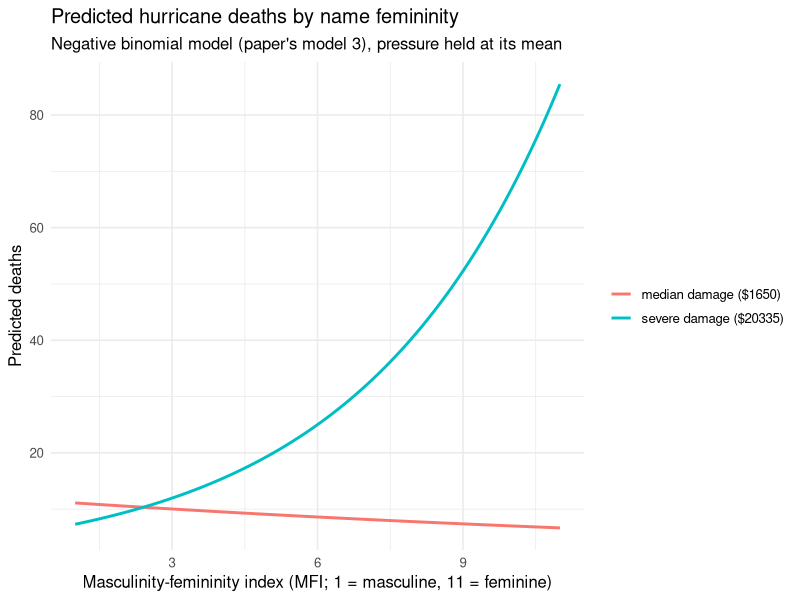
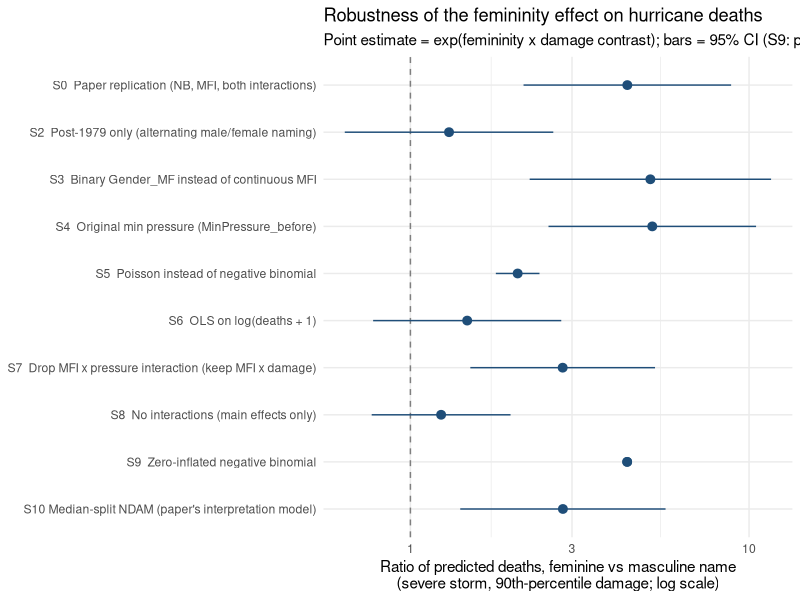

These figures' R source, in order:
#!/usr/bin/env Rscript
# Reproduce and stress-test Jung et al. (2014), "Female hurricanes are deadlier
# than male hurricanes", PNAS 111(24):8782-8787, doi:10.1073/pnas.1402786111.
#
# Run from a clean start:  Rscript reproduce_hurricanes.R
# All numbers reported in report.md are produced by this script.

suppressPackageStartupMessages({
  library(MASS)
  library(pscl)
  library(ggplot2)
})

set.seed(1)
OUT <- "output"
dir.create(OUT, showWarnings = FALSE)

d <- read.csv("hurricanes.csv", stringsAsFactors = FALSE)
NDAM_HI <- as.numeric(quantile(d$NDAM, 0.90))  # "severe storm" reference damage
P_MEAN    <- mean(d$Minpressure_Updated_2014)

## ------------------------------------------------------------------ ##
## 0. Descriptives                                                     ##
## ------------------------------------------------------------------ ##
cat("== Descriptives ==\n")
cat(sprintf("n hurricanes               : %d\n", nrow(d)))
cat(sprintf("mean deaths                : %.3f\n", mean(d$alldeaths)))
cat(sprintf("variance deaths            : %.3f\n", var(d$alldeaths)))
cat(sprintf("mean min pressure (updated): %.2f\n", P_MEAN))
cat("correlations with alldeaths:\n")
for (v in c("NDAM", "Minpressure_Updated_2014", "Category", "MasFem", "Gender_MF")) {
  cat(sprintf("  %-26s r = % .3f\n", v, cor(d$alldeaths, d[[v]])))
}
cat("correlation NDAM vs pressure:",
    round(cor(d$NDAM, d$Minpressure_Updated_2014), 3), "\n")

## ------------------------------------------------------------------ ##
## 1. Main models (paper's models 3 and 4)                             ##
## ------------------------------------------------------------------ ##
m3 <- glm.nb(alldeaths ~ MasFem + Minpressure_Updated_2014 + NDAM +
               MasFem:Minpressure_Updated_2014 + MasFem:NDAM, data = d)
m4 <- glm.nb(alldeaths ~ ZMasFem + ZMinPressure_A + ZNDAM +
               ZMasFem:ZMinPressure_A + ZMasFem:ZNDAM, data = d)

pearson_ratio <- function(m) sum(residuals(m, type = "pearson")^2) / m$df.residual
cat("\n== Model 3 (raw, negative binomial) ==\n")
print(round(summary(m3)$coefficients, 6))
cat(sprintf("Pearson chi2/df = %.3f ; LR chi2 = %.2f\n",
            pearson_ratio(m3), m3$null.deviance - m3$deviance))
cat("\n== Model 4 (standardised, negative binomial) ==\n")
print(round(summary(m4)$coefficients, 4))
cat(sprintf("Pearson chi2/df = %.3f\n", pearson_ratio(m4)))

## ------------------------------------------------------------------ ##
## 2. Predicted deaths (paper's interaction-interpretation model)      ##
##    The paper factorises NDAM into "high" and "low" but never states
##    the split rule; we use a median split.                           ##
## ------------------------------------------------------------------ ##
d$Dcat <- as.numeric(d$NDAM > median(d$NDAM))   # 1 = high damage, 0 = low
mcat <- glm.nb(alldeaths ~ Minpressure_Updated_2014 + Dcat + MasFem +
                 MasFem:Minpressure_Updated_2014 + MasFem:Dcat, data = d)
cat("\n== Categorical-NDAM interpretation model (median split) ==\n")
print(round(coef(mcat), 6))

pred_cat <- function(mfi, high) {
  nd <- data.frame(Minpressure_Updated_2014 = P_MEAN, Dcat = as.numeric(high), MasFem = mfi)
  predict(mcat, newdata = nd, type = "response")
}
cat(sprintf("Predicted deaths, high-damage group:  MFI=1 %.2f | MFI=3 %.2f | MFI=9 %.2f | MFI=11 %.2f\n",
    pred_cat(1, TRUE), pred_cat(3, TRUE), pred_cat(9, TRUE), pred_cat(11, TRUE)))
cat(sprintf("Predicted deaths, low-damage group :  MFI=1 %.2f | MFI=3 %.2f | MFI=9 %.2f | MFI=11 %.2f\n",
    pred_cat(1, FALSE), pred_cat(3, FALSE), pred_cat(9, FALSE), pred_cat(11, FALSE)))
cat(sprintf("Headline ratio (high damage, MFI 9 vs MFI 3) = %.2f\n",
    pred_cat(9, TRUE) / pred_cat(3, TRUE)))

## Figure 1 reproduction: predicted deaths by MFI, continuous model,
## damage held at the 90th percentile (a strong storm) and at the median.
grid <- data.frame(MasFem = seq(1, 11, by = 0.1))
fig1 <- do.call(rbind, lapply(c(median(d$NDAM), NDAM_HI), function(ndv) {
  nd <- data.frame(MasFem = grid$MasFem,
                   Minpressure_Updated_2014 = P_MEAN, NDAM = ndv)
  data.frame(MFI = grid$MasFem,
             NDAM = ndv,
             deaths = predict(m3, newdata = nd, type = "response"))
}))
fig1$damage <- ifelse(fig1$NDAM == median(d$NDAM),
                      sprintf("median damage ($%.0f)", median(d$NDAM)),
                      sprintf("severe damage ($%.0f)", NDAM_HI))
p_fig <- ggplot(fig1, aes(MFI, deaths, colour = damage)) +
  geom_line(linewidth = 1) +
  labs(x = "Masculinity-femininity index (MFI; 1 = masculine, 11 = feminine)",
       y = "Predicted deaths", colour = NULL,
       title = "Predicted hurricane deaths by name femininity",
       subtitle = "Negative binomial model (paper's model 3), pressure held at its mean") +
  theme_minimal(base_size = 12)
ggsave(file.path(OUT, "figure1_predicted_deaths.png"), p_fig, width = 8, height = 5, dpi = 150)

## ------------------------------------------------------------------ ##
## 3. Robustness across defensible analyst choices                     ##
## ------------------------------------------------------------------ ##
# Unified target: ratio of predicted deaths for a feminine vs a masculine
# storm at severe (90th-percentile) damage and mean pressure.
#  - continuous-name models: MFI = 9 vs MFI = 3 (the paper's headline contrast)
#  - binary-name models    : female vs male
fem_ratio <- function(model, d, mfi_hi = 9, mfi_lo = 3, ndam = NDAM_HI,
                      gender = FALSE) {
  hi <- lo <- data.frame(Minpressure_Updated_2014 = P_MEAN,
                         NDAM = ndam, NDAM_c = ndam,
                         MinPressure_before = mean(d$MinPressure_before),
                         ZMasFem = 0, ZMinPressure_A = 0, ZNDAM = 0,
                         MasFem = mfi_hi, Gender_MF = as.numeric(gender),
                         Dcat = 1, Year = mean(d$Year))
  lo$MasFem <- mfi_lo
  lo$Gender_MF <- 0
  if (inherits(model, "zeroinfl")) {
    r <- as.numeric(predict(model, hi, type = "response") /
                    predict(model, lo, type = "response"))
    return(c(est = log(r), se = NA_real_, lo = NA_real_, hi = NA_real_))
  }
  tt <- terms(model)
  X  <- model.matrix(delete.response(tt), hi, xlev = model$xlevels)
  Xl <- model.matrix(delete.response(tt), lo, xlev = model$xlevels)
  dvec <- X[1, ] - Xl[1, ]
  V <- vcov(model)
  est <- sum(dvec * coef(model))
  se  <- sqrt(as.numeric(t(dvec) %*% V %*% dvec))
  c(est = est, se = se, lo = est - 1.96 * se, hi = est + 1.96 * se)
}

# term whose p-value we track (the femininity x damage interaction, or the
# femininity main effect when no interaction is fitted)
term_p <- function(model, pattern) {
  cf <- if (inherits(model, "zeroinfl")) summary(model)$coefficients$count
       else summary(model)$coefficients
  hit <- grep(pattern, rownames(cf), value = TRUE)
  if (length(hit) == 0) return(NA_real_)
  cf[hit[length(hit)], ncol(cf)]
}

specs <- list()

specs[["S0_paper"]] <- list(
  label = "S0  Paper replication (NB, MFI, both interactions)",
  data = d, form = alldeaths ~ MasFem + Minpressure_Updated_2014 + NDAM +
                              MasFem:Minpressure_Updated_2014 + MasFem:NDAM,
  fam = "nb", pat = "MasFem:NDAM")

specs[["S1_keep_outliers"]] <- list(
  label = "S1  Keep all 94 storms (retain Katrina & Audrey)",
  data = subset(read.csv("hurricanes.csv"), TRUE),   # re-read: full 94 not in file
  form = alldeaths ~ MasFem + Minpressure_Updated_2014 + NDAM +
           MasFem:Minpressure_Updated_2014 + MasFem:NDAM,
  fam = "nb", pat = "MasFem:NDAM", note = "CSV already excludes the 2 outliers; not runnable")

specs[["S2_post1979"]] <- list(
  label = "S2  Post-1979 only (alternating male/female naming)",
  data = subset(d, Year >= 1979),
  form = alldeaths ~ MasFem + Minpressure_Updated_2014 + NDAM +
           MasFem:Minpressure_Updated_2014 + MasFem:NDAM,
  fam = "nb", pat = "MasFem:NDAM")

specs[["S3_binary_gender"]] <- list(
  label = "S3  Binary Gender_MF instead of continuous MFI",
  data = d,
  form = alldeaths ~ Gender_MF + Minpressure_Updated_2014 + NDAM +
           Gender_MF:Minpressure_Updated_2014 + Gender_MF:NDAM,
  fam = "nb", pat = "Gender_MF:NDAM", gender = TRUE)

specs[["S4_orig_pressure"]] <- list(
  label = "S4  Original min pressure (MinPressure_before)",
  data = d,
  form = alldeaths ~ MasFem + MinPressure_before + NDAM +
           MasFem:MinPressure_before + MasFem:NDAM,
  fam = "nb", pat = "MasFem:NDAM")

specs[["S5_poisson"]] <- list(
  label = "S5  Poisson instead of negative binomial",
  data = d,
  form = alldeaths ~ MasFem + Minpressure_Updated_2014 + NDAM +
           MasFem:Minpressure_Updated_2014 + MasFem:NDAM,
  fam = "poisson", pat = "MasFem:NDAM")

specs[["S6_ols_log"]] <- list(
  label = "S6  OLS on log(deaths + 1)",
  data = transform(d, log_deaths = log(alldeaths + 1)),
  form = log_deaths ~ MasFem + Minpressure_Updated_2014 + NDAM +
           MasFem:Minpressure_Updated_2014 + MasFem:NDAM,
  fam = "ols", pat = "MasFem:NDAM")

specs[["S7_drop_mfi_pressure"]] <- list(
  label = "S7  Drop MFI x pressure interaction (keep MFI x damage)",
  data = d,
  form = alldeaths ~ MasFem + Minpressure_Updated_2014 + NDAM + MasFem:NDAM,
  fam = "nb", pat = "MasFem:NDAM")

specs[["S8_main_only"]] <- list(
  label = "S8  No interactions (main effects only)",
  data = d,
  form = alldeaths ~ MasFem + Minpressure_Updated_2014 + NDAM,
  fam = "nb", pat = "MasFem$")

specs[["S9_zeroinfl"]] <- list(
  label = "S9  Zero-inflated negative binomial",
  data = d,
  form = alldeaths ~ MasFem + Minpressure_Updated_2014 + NDAM +
           MasFem:Minpressure_Updated_2014 + MasFem:NDAM | 1,
  fam = "zeroinfl", pat = "MasFem:NDAM")

specs[["S10_catNDAM"]] <- list(
  label = "S10 Median-split NDAM (paper's interpretation model)",
  data = transform(d, Dcat = as.numeric(NDAM > median(NDAM))),
  form = alldeaths ~ MasFem + Minpressure_Updated_2014 + Dcat +
           MasFem:Minpressure_Updated_2014 + MasFem:Dcat,
  fam = "nb", pat = "MasFem:Dcat")

fit_spec <- function(s) {
  fam <- s$fam
  if (fam == "nb")      m <- suppressWarnings(glm.nb(s$form, data = s$data))
  else if (fam == "poisson") m <- glm(s$form, family = poisson, data = s$data)
  else if (fam == "ols")     m <- lm(s$form, data = s$data)
  else if (fam == "zeroinfl") m <- suppressWarnings(zeroinfl(s$form, data = s$data, dist = "negbin"))
  list(model = m, fam = fam)
}

rows <- list()
for (nm in names(specs)) {
  s <- specs[[nm]]
  if (!is.null(s$note)) {
    rows[[nm]] <- data.frame(spec = s$label, n = NA, est = NA, lo = NA, hi = NA,
                             p = NA, note = s$note)
    next
  }
  res <- tryCatch({
    fr <- fit_spec(s)
    m  <- fr$model
    r  <- fem_ratio(m, s$data, gender = isTRUE(s$gender))
    p  <- term_p(m, s$pat)
    data.frame(spec = s$label, n = nrow(s$data),
               est = unname(r["est"]), lo = unname(r["lo"]),
               hi = unname(r["hi"]), p = unname(p), note = "")
  }, error = function(e) {
    data.frame(spec = s$label, n = nrow(s$data), est = NA, lo = NA, hi = NA,
               p = NA, note = paste("failed:", conditionMessage(e)))
  })
  rows[[nm]] <- res
  cat(sprintf("%-58s n=%3d ratio=%.2f [%.2f, %.2f] p=%.3g %s\n",
              s$label, nrow(s$data), exp(res$est), exp(res$lo), exp(res$hi),
              res$p, res$note))
}

rob <- do.call(rbind, rows)
rob$ratio <- exp(rob$est)
rob$ratio_lo <- exp(rob$lo)
rob$ratio_hi <- exp(rob$hi)
write.csv(rob, file.path(OUT, "robustness_table.csv"), row.names = FALSE)

## Forest plot
pf <- subset(rob, !is.na(est))
pf$spec <- factor(pf$spec, levels = rev(pf$spec))
p_rob <- ggplot(pf, aes(x = ratio, y = spec)) +
  geom_vline(xintercept = 1, linetype = 2, colour = "grey50") +
  geom_pointrange(aes(xmin = ratio_lo, xmax = ratio_hi), colour = "#1f4e79",
                  na.rm = TRUE) +
  geom_point(data = subset(pf, is.na(ratio_lo)), colour = "#1f4e79", size = 2.6) +
  scale_x_log10() +
  labs(x = "Ratio of predicted deaths, feminine vs masculine name\n(severe storm, 90th-percentile damage; log scale)",
       y = NULL,
       title = "Robustness of the femininity effect on hurricane deaths",
       subtitle = "Point estimate = exp(femininity x damage contrast); bars = 95% CI (S9: point only)") +
  theme_minimal(base_size = 11)
ggsave(file.path(OUT, "robustness_forest.png"), p_rob, width = 9, height = 5, dpi = 150)

## ------------------------------------------------------------------ ##
## 4. Reproduction comparison table                                    ##
## ------------------------------------------------------------------ ##
b3 <- summary(m3)$coefficients
b4 <- summary(m4)$coefficients
comp <- data.frame(
  quantity = c(
    "n analysed",
    "mean deaths", "variance of deaths",
    "MFI x pressure, raw (beta)", "MFI x pressure, raw (SE)", "MFI x pressure, raw (p)",
    "MFI x damage, raw (beta)", "MFI x damage, raw (SE)", "MFI x damage, raw (p)",
    "MFI x pressure, standardised (beta)", "MFI x pressure, standardised (p)",
    "MFI x damage, standardised (beta)", "MFI x damage, standardised (p)",
    "Pearson chi2/df, model 3",
    "predicted deaths, high damage, MFI=1", "predicted deaths, high damage, MFI=11",
    "predicted deaths, low damage, MFI=1",  "predicted deaths, low damage, MFI=11",
    "predicted deaths, high damage, MFI=3", "predicted deaths, high damage, MFI=9"),
  reproduced = c(
    92, round(mean(d$alldeaths), 3), round(var(d$alldeaths), 3),
    round(b3["MasFem:Minpressure_Updated_2014", "Estimate"], 6),
    round(b3["MasFem:Minpressure_Updated_2014", "Std. Error"], 4),
    round(b3["MasFem:Minpressure_Updated_2014", "Pr(>|z|)"], 3),
    round(b3["MasFem:NDAM", "Estimate"], 6),
    round(b3["MasFem:NDAM", "Std. Error"], 6),
    signif(b3["MasFem:NDAM", "Pr(>|z|)"], 3),
    round(b4["ZMasFem:ZMinPressure_A", "Estimate"], 3),
    round(b4["ZMasFem:ZMinPressure_A", "Pr(>|z|)"], 3),
    round(b4["ZMasFem:ZNDAM", "Estimate"], 3),
    signif(b4["ZMasFem:ZNDAM", "Pr(>|z|)"], 3),
    round(pearson_ratio(m3), 3),
    round(pred_cat(1, TRUE), 2), round(pred_cat(11, TRUE), 2),
    round(pred_cat(1, FALSE), 2), round(pred_cat(11, FALSE), 2),
    round(pred_cat(3, TRUE), 2), round(pred_cat(9, TRUE), 2)),
  published = c(
    "92", "20.652", "1673.152",
    "0.006", "0.0025", "0.012",
    "0.00002", "0.00001", "<0.001",
    "0.395", "0.012", "0.705", "<0.001",
    "1.107",
    "10.80", "58.70", "5.86", "3.69", "15.15", "41.84")
)
write.csv(comp, file.path(OUT, "comparison_table.csv"), row.names = FALSE)

cat("\n== Reproduction comparison ==\n")
print(comp)
cat("\nWrote output/comparison_table.csv, output/robustness_table.csv,",
    "output/figure1_predicted_deaths.png, output/robustness_forest.png\n")
